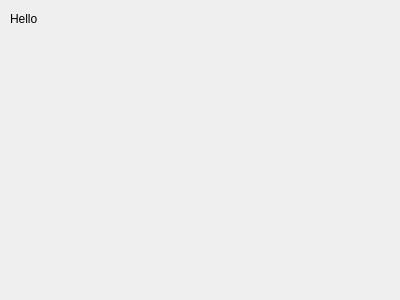
<?xml version="1.0" encoding="UTF-8"?>
<ui version="4.0">
 <class>DeviceWidget</class>
 <widget class="QDockWidget" name="DeviceWidget">
  <property name="geometry">
   <rect>
    <x>0</x>
    <y>0</y>
    <width>400</width>
    <height>300</height>
   </rect>
  </property>
  <property name="windowTitle">
   <string>DockWidget</string>
  </property>
  <widget class="QWidget" name="dockWidgetContents">
   <widget class="QLabel" name="label">
    <property name="geometry">
     <rect>
      <x>10</x>
      <y>10</y>
      <width>67</width>
      <height>17</height>
     </rect>
    </property>
    <property name="text">
     <string>Hello</string>
    </property>
   </widget>
  </widget>
 </widget>
 <resources/>
 <connections/>
</ui>
